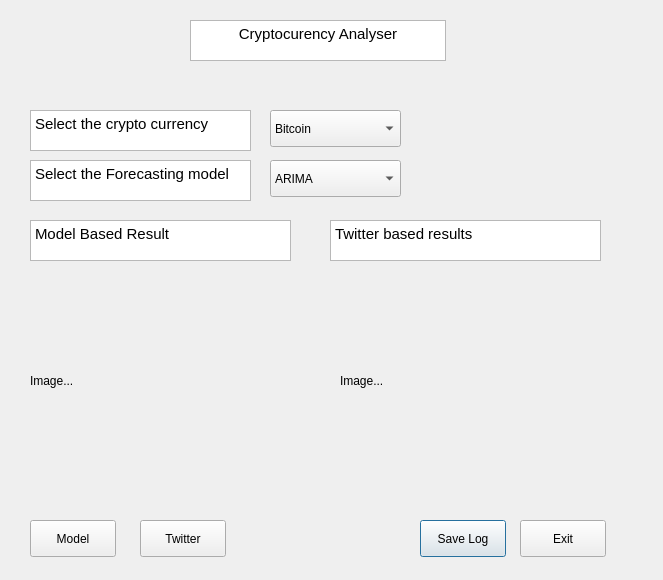
<?xml version="1.0" encoding="UTF-8"?>
<ui version="4.0">
 <class>Dialog</class>
 <widget class="QDialog" name="Dialog">
  <property name="geometry">
   <rect>
    <x>0</x>
    <y>0</y>
    <width>663</width>
    <height>580</height>
   </rect>
  </property>
  <property name="windowTitle">
   <string>Dialog</string>
  </property>
  <widget class="QTextBrowser" name="textBrowser">
   <property name="geometry">
    <rect>
     <x>190</x>
     <y>20</y>
     <width>256</width>
     <height>41</height>
    </rect>
   </property>
   <property name="html">
    <string>&lt;!DOCTYPE HTML PUBLIC &quot;-//W3C//DTD HTML 4.0//EN&quot; &quot;http://www.w3.org/TR/REC-html40/strict.dtd&quot;&gt;
&lt;html&gt;&lt;head&gt;&lt;meta name=&quot;qrichtext&quot; content=&quot;1&quot; /&gt;&lt;style type=&quot;text/css&quot;&gt;
p, li { white-space: pre-wrap; }
&lt;/style&gt;&lt;/head&gt;&lt;body style=&quot; font-family:'Garuda'; font-size:11pt; font-weight:400; font-style:normal;&quot;&gt;
&lt;p align=&quot;center&quot; style=&quot; margin-top:0px; margin-bottom:0px; margin-left:0px; margin-right:0px; -qt-block-indent:0; text-indent:0px;&quot;&gt;Cryptocurency Analyser&lt;/p&gt;&lt;/body&gt;&lt;/html&gt;</string>
   </property>
  </widget>
  <widget class="QTextBrowser" name="textBrowser_2">
   <property name="geometry">
    <rect>
     <x>30</x>
     <y>110</y>
     <width>221</width>
     <height>41</height>
    </rect>
   </property>
   <property name="html">
    <string>&lt;!DOCTYPE HTML PUBLIC &quot;-//W3C//DTD HTML 4.0//EN&quot; &quot;http://www.w3.org/TR/REC-html40/strict.dtd&quot;&gt;
&lt;html&gt;&lt;head&gt;&lt;meta name=&quot;qrichtext&quot; content=&quot;1&quot; /&gt;&lt;style type=&quot;text/css&quot;&gt;
p, li { white-space: pre-wrap; }
&lt;/style&gt;&lt;/head&gt;&lt;body style=&quot; font-family:'Garuda'; font-size:11pt; font-weight:400; font-style:normal;&quot;&gt;
&lt;p style=&quot; margin-top:0px; margin-bottom:0px; margin-left:0px; margin-right:0px; -qt-block-indent:0; text-indent:0px;&quot;&gt;Select the crypto currency&lt;/p&gt;&lt;/body&gt;&lt;/html&gt;</string>
   </property>
  </widget>
  <widget class="QComboBox" name="crypto_dd">
   <property name="geometry">
    <rect>
     <x>270</x>
     <y>110</y>
     <width>131</width>
     <height>37</height>
    </rect>
   </property>
   <item>
    <property name="text">
     <string>Bitcoin</string>
    </property>
   </item>
   <item>
    <property name="text">
     <string>Ethereum</string>
    </property>
   </item>
   <item>
    <property name="text">
     <string>XRP</string>
    </property>
   </item>
   <item>
    <property name="text">
     <string>Tether</string>
    </property>
   </item>
   <item>
    <property name="text">
     <string>Dogecoin</string>
    </property>
   </item>
  </widget>
  <widget class="QTextBrowser" name="textBrowser_3">
   <property name="geometry">
    <rect>
     <x>30</x>
     <y>160</y>
     <width>221</width>
     <height>41</height>
    </rect>
   </property>
   <property name="html">
    <string>&lt;!DOCTYPE HTML PUBLIC &quot;-//W3C//DTD HTML 4.0//EN&quot; &quot;http://www.w3.org/TR/REC-html40/strict.dtd&quot;&gt;
&lt;html&gt;&lt;head&gt;&lt;meta name=&quot;qrichtext&quot; content=&quot;1&quot; /&gt;&lt;style type=&quot;text/css&quot;&gt;
p, li { white-space: pre-wrap; }
&lt;/style&gt;&lt;/head&gt;&lt;body style=&quot; font-family:'Garuda'; font-size:11pt; font-weight:400; font-style:normal;&quot;&gt;
&lt;p style=&quot; margin-top:0px; margin-bottom:0px; margin-left:0px; margin-right:0px; -qt-block-indent:0; text-indent:0px;&quot;&gt;Select the Forecasting model&lt;/p&gt;&lt;/body&gt;&lt;/html&gt;</string>
   </property>
  </widget>
  <widget class="QComboBox" name="model_dd">
   <property name="geometry">
    <rect>
     <x>270</x>
     <y>160</y>
     <width>131</width>
     <height>37</height>
    </rect>
   </property>
   <item>
    <property name="text">
     <string>ARIMA</string>
    </property>
   </item>
   <item>
    <property name="text">
     <string>SARIMA</string>
    </property>
   </item>
   <item>
    <property name="text">
     <string>Deep Learning</string>
    </property>
   </item>
  </widget>
  <widget class="QLabel" name="twitter_img">
   <property name="geometry">
    <rect>
     <x>340</x>
     <y>290</y>
     <width>261</width>
     <height>181</height>
    </rect>
   </property>
   <property name="text">
    <string>Image...</string>
   </property>
  </widget>
  <widget class="QTextBrowser" name="textBrowser_4">
   <property name="geometry">
    <rect>
     <x>330</x>
     <y>220</y>
     <width>271</width>
     <height>41</height>
    </rect>
   </property>
   <property name="html">
    <string>&lt;!DOCTYPE HTML PUBLIC &quot;-//W3C//DTD HTML 4.0//EN&quot; &quot;http://www.w3.org/TR/REC-html40/strict.dtd&quot;&gt;
&lt;html&gt;&lt;head&gt;&lt;meta name=&quot;qrichtext&quot; content=&quot;1&quot; /&gt;&lt;style type=&quot;text/css&quot;&gt;
p, li { white-space: pre-wrap; }
&lt;/style&gt;&lt;/head&gt;&lt;body style=&quot; font-family:'Garuda'; font-size:11pt; font-weight:400; font-style:normal;&quot;&gt;
&lt;p style=&quot; margin-top:0px; margin-bottom:0px; margin-left:0px; margin-right:0px; -qt-block-indent:0; text-indent:0px;&quot;&gt;Twitter based results&lt;/p&gt;&lt;/body&gt;&lt;/html&gt;</string>
   </property>
  </widget>
  <widget class="QLabel" name="model_img">
   <property name="geometry">
    <rect>
     <x>30</x>
     <y>290</y>
     <width>261</width>
     <height>181</height>
    </rect>
   </property>
   <property name="text">
    <string>Image...</string>
   </property>
  </widget>
  <widget class="QTextBrowser" name="textBrowser_5">
   <property name="geometry">
    <rect>
     <x>30</x>
     <y>220</y>
     <width>261</width>
     <height>41</height>
    </rect>
   </property>
   <property name="html">
    <string>&lt;!DOCTYPE HTML PUBLIC &quot;-//W3C//DTD HTML 4.0//EN&quot; &quot;http://www.w3.org/TR/REC-html40/strict.dtd&quot;&gt;
&lt;html&gt;&lt;head&gt;&lt;meta name=&quot;qrichtext&quot; content=&quot;1&quot; /&gt;&lt;style type=&quot;text/css&quot;&gt;
p, li { white-space: pre-wrap; }
&lt;/style&gt;&lt;/head&gt;&lt;body style=&quot; font-family:'Garuda'; font-size:11pt; font-weight:400; font-style:normal;&quot;&gt;
&lt;p style=&quot; margin-top:0px; margin-bottom:0px; margin-left:0px; margin-right:0px; -qt-block-indent:0; text-indent:0px;&quot;&gt;Model Based Result&lt;/p&gt;&lt;/body&gt;&lt;/html&gt;</string>
   </property>
  </widget>
  <widget class="QPushButton" name="log_btn">
   <property name="geometry">
    <rect>
     <x>420</x>
     <y>520</y>
     <width>86</width>
     <height>37</height>
    </rect>
   </property>
   <property name="text">
    <string>Save Log</string>
   </property>
  </widget>
  <widget class="QPushButton" name="exit_btn">
   <property name="geometry">
    <rect>
     <x>520</x>
     <y>520</y>
     <width>86</width>
     <height>37</height>
    </rect>
   </property>
   <property name="text">
    <string>Exit</string>
   </property>
  </widget>
  <widget class="QPushButton" name="gen_model_btn">
   <property name="geometry">
    <rect>
     <x>30</x>
     <y>520</y>
     <width>86</width>
     <height>37</height>
    </rect>
   </property>
   <property name="text">
    <string>Model</string>
   </property>
  </widget>
  <widget class="QPushButton" name="gen_tw_btn">
   <property name="geometry">
    <rect>
     <x>140</x>
     <y>520</y>
     <width>86</width>
     <height>37</height>
    </rect>
   </property>
   <property name="text">
    <string>Twitter</string>
   </property>
  </widget>
 </widget>
 <resources/>
 <connections/>
</ui>
